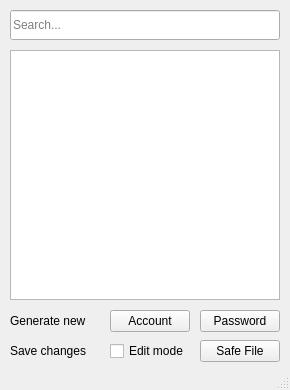
<?xml version="1.0" encoding="UTF-8"?>
<ui version="4.0">
 <class>Quickpass</class>
 <widget class="QMainWindow" name="Quickpass">
  <property name="geometry">
   <rect>
    <x>0</x>
    <y>0</y>
    <width>290</width>
    <height>390</height>
   </rect>
  </property>
  <property name="minimumSize">
   <size>
    <width>290</width>
    <height>390</height>
   </size>
  </property>
  <property name="maximumSize">
   <size>
    <width>290</width>
    <height>390</height>
   </size>
  </property>
  <property name="windowTitle">
   <string>Quickpass</string>
  </property>
  <widget class="QWidget" name="centralWidget">
   <widget class="QLineEdit" name="searchEntry">
    <property name="geometry">
     <rect>
      <x>10</x>
      <y>10</y>
      <width>270</width>
      <height>30</height>
     </rect>
    </property>
    <property name="placeholderText">
     <string>Search...</string>
    </property>
   </widget>
   <widget class="QLabel" name="saveFileLabel">
    <property name="geometry">
     <rect>
      <x>10</x>
      <y>340</y>
      <width>90</width>
      <height>22</height>
     </rect>
    </property>
    <property name="text">
     <string>Save changes</string>
    </property>
   </widget>
   <widget class="QPushButton" name="saveFileBtn">
    <property name="geometry">
     <rect>
      <x>200</x>
      <y>340</y>
      <width>80</width>
      <height>22</height>
     </rect>
    </property>
    <property name="text">
     <string>Safe File</string>
    </property>
   </widget>
   <widget class="QTextEdit" name="textView">
    <property name="geometry">
     <rect>
      <x>10</x>
      <y>50</y>
      <width>270</width>
      <height>250</height>
     </rect>
    </property>
    <property name="font">
     <font>
      <family>Monospace</family>
     </font>
    </property>
   </widget>
   <widget class="QCheckBox" name="editModeCheckbox">
    <property name="geometry">
     <rect>
      <x>110</x>
      <y>340</y>
      <width>80</width>
      <height>22</height>
     </rect>
    </property>
    <property name="text">
     <string>Edit mode</string>
    </property>
   </widget>
   <widget class="QPushButton" name="generateNewAccount">
    <property name="geometry">
     <rect>
      <x>110</x>
      <y>310</y>
      <width>80</width>
      <height>22</height>
     </rect>
    </property>
    <property name="text">
     <string>Account</string>
    </property>
   </widget>
   <widget class="QPushButton" name="generateNewPassword">
    <property name="geometry">
     <rect>
      <x>200</x>
      <y>310</y>
      <width>80</width>
      <height>22</height>
     </rect>
    </property>
    <property name="text">
     <string>Password</string>
    </property>
   </widget>
   <widget class="QLabel" name="generateNewLabel">
    <property name="geometry">
     <rect>
      <x>10</x>
      <y>310</y>
      <width>90</width>
      <height>22</height>
     </rect>
    </property>
    <property name="text">
     <string>Generate new</string>
    </property>
   </widget>
  </widget>
  <widget class="QStatusBar" name="statusBar">
  </widget>
 </widget>
 <layoutdefault spacing="6" margin="11"/>
 <resources/>
 <connections/>
</ui>
